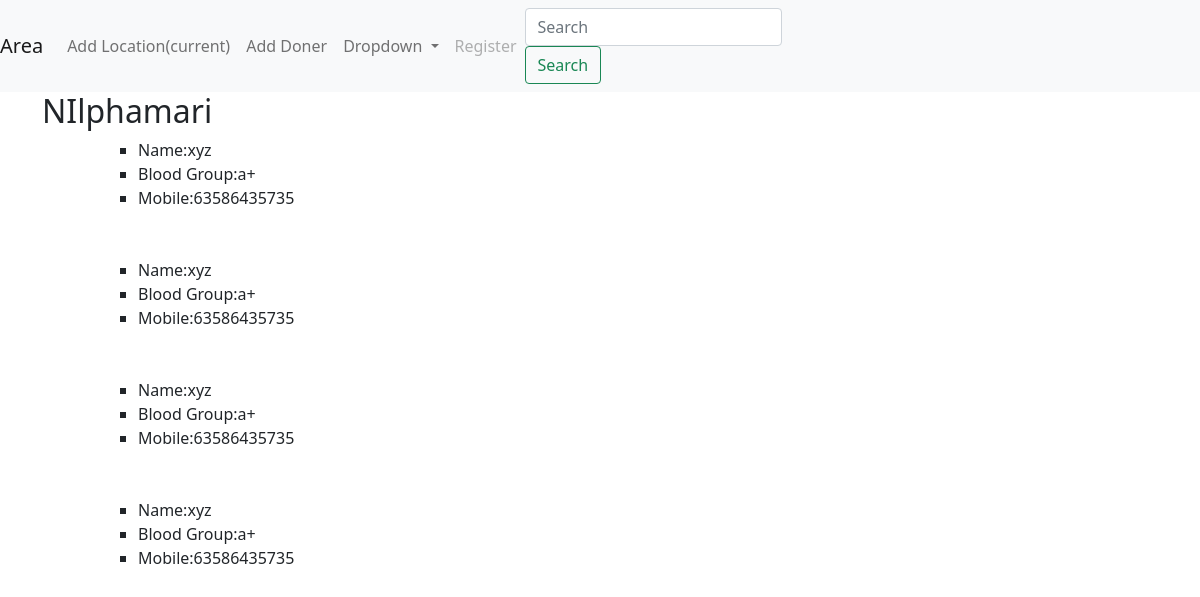
Page /5/home on the committed database.
### blood_group/models.py (models this page shows, shortened)
class Location(models.Model):
	location_name = models.CharField(max_length=200)

class Doner(models.Model):
	location = models.ForeignKey(Location,on_delete=models.CASCADE)
	donar_name = models.CharField(max_length=100)
	donar_blood_group = models.CharField(max_length=100)
	mobile_number = models.CharField(max_length=100)

### blood_group/views.py (the view)
# urls.py: 2. Add a URL to urlpatterns:  path('', views.home, name='home')
def home(request, location_id):
	loc = Location.objects.get(pk=location_id)
	data = loc.doner_set.all()
	return render(request,'blood_group/home.html',{'data':data,'loc':loc})

### blood_group/templates/blood_group/home.html
{% extends 'blood_group/index.html' %}
{% block content %}
<h2>{{loc.location_name}}</h2>
 <div>
 	<ol>
 		{% for info in data %}
 		<ol type="1">
 		   <ul>
 			<li>Name:{{info.donar_name}}</li>
 			<li>Blood Group:{{info.donar_blood_group}}</li>
 			<li>Mobile:{{info.mobile_number}}</li>
 			<br><br>
 			</ul>
 		</ol>
 		{% endfor %}
 	</ol>
 </div>
{% endblock %}

### rows in the picture
Location: location_name "NIlphamari"
Doner: donar_name "xyz", donar_blood_group "a+", mobile_number "63586435735"
Doner: donar_name "xyz", donar_blood_group "a+", mobile_number "63586435735"
Doner: donar_name "xyz", donar_blood_group "a+", mobile_number "63586435735"
Doner: donar_name "xyz", donar_blood_group "a+", mobile_number "63586435735"
